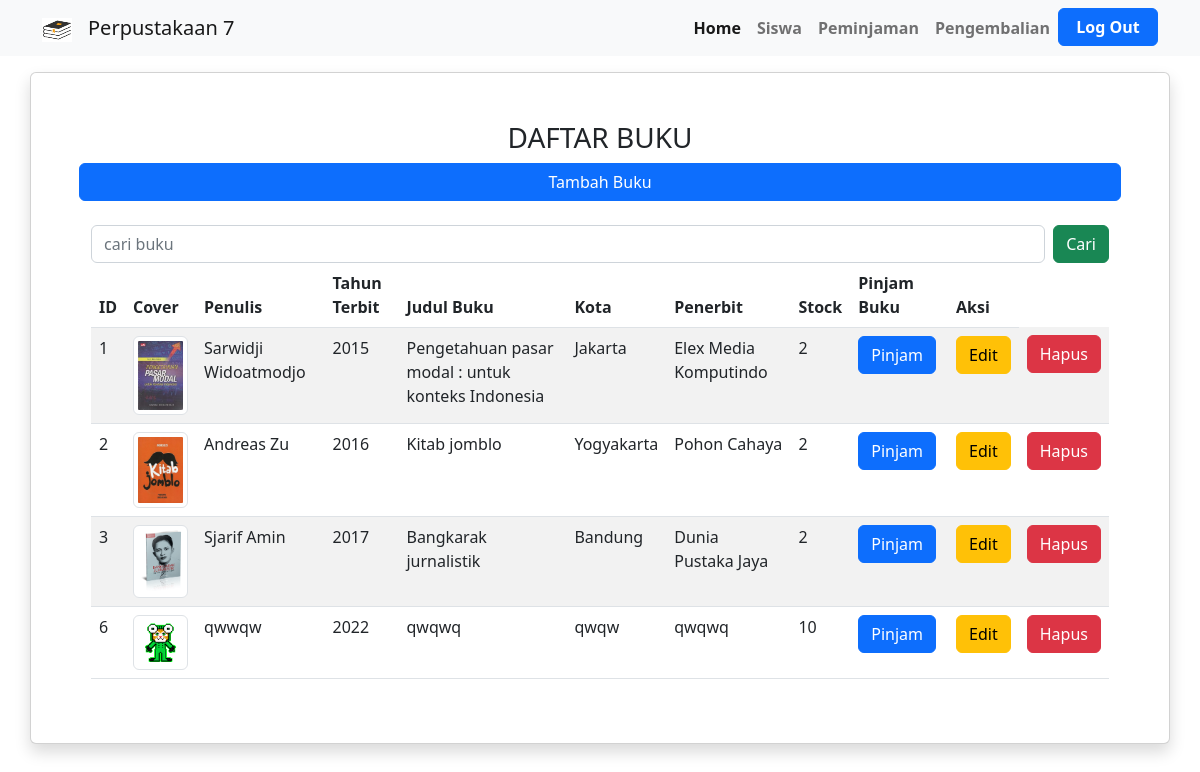
The page /home.php (signed in) on the database its author committed.
### tables this page shows
CREATE TABLE `buku` (
  `id_buku` int(11) NOT NULL,
  `penulis` varchar(50) NOT NULL,
  `tahun` year(4) NOT NULL,
  `judul` varchar(255) NOT NULL,
  `kota` varchar(50) NOT NULL,
  `penerbit` varchar(50) NOT NULL,
  `cover` varchar(255) NOT NULL,
  `sinopsi` text NOT NULL,
  `stok` int(3) NOT NULL
);

### home.php (the view, shortened to what this page needs)
<?php
include "config.php";
?>
<!DOCTYPE html>
<html lang="en">
<head>
    <link rel="stylesheet" href="https://cdnjs.cloudflare.com/ajax/libs/font-awesome/6.1.2/css/all.min.css">
    <link rel="stylesheet" href="assets/bootstrap/css/bootstrap.min.css">
</head>
<body>
<nav class="navbar navbar-expand-lg bg-light">
        <div class="container">
        <a class="navbar-brand" href="#">
            <img src="assets/book-icon.png" alt="Logo" width="30" height="24">
    </a>
          <a class="navbar-brand" href="#">Perpustakaan 7</a>
          <div class="collapse navbar-collapse" id="navbarSupportedContent">
            <ul class="navbar-nav ms-auto mb-2 mb-lg-0">
              <li class="nav-item">
              <b><a class="nav-link active" active aria-current="page" href="#">Home</a></b>
              </li>
              <li class="nav-item">
                <b><a class="nav-link" href="data_siswa.php" >Siswa</a></b>
              </li>
              <li class="nav-item">
                <b><a class="nav-link" href="data_peminjaman.php" >Peminjaman</a></b>
              </li>
              <li class="nav-item">
                <b><a class="nav-link" href="data_pengembalian.php">Pengembalian</a></b>
              </li>
              <li class="nav-item">
              <a href="logout.php" class="btn btn-primary text-white" style="font-weight:600; width: 100px;">Log Out</a>
              </li>
            </ul>
          </div>
        </div>
      </nav>
        <div class="container mt-3 card p-5 shadow ">
        <h3 class="text-center">DAFTAR BUKU</h3>
        <a href="create_buku.php" class="btn btn-primary">Tambah Buku</a>
        <div class="container mx-auto mt-4">
          <form class="d-flex" action="cari_buku.php" method="get">
              <input class="form-control me-2" type="text" placeholder="cari buku" name="cari">
              <input type="submit" value="Cari" class="btn btn-success">
          </form>
        <table class="table table-striped table-hover">
            <thead>
                <tr>
                    <th>ID</th>
                    <th>Cover</th>
                    <th>Penulis</th>
                    <th>Tahun Terbit</th>
                    <th>Judul Buku</th>
                    <th>Kota</th>
                    <th>Penerbit</th>
                    <th>Stock</th>
                    <th>Pinjam Buku</th>
                    <th>Aksi</th>
                </tr>
            </thead>
            <tbody>
            <?php
            $ambil = mysqli_query($conn, "SELECT * FROM buku");
            while ($data = mysqli_fetch_array($ambil)) {
            ?>
            <tr>
                <td><?= $data['id_buku'] ?></td>
                <td>
                <img src= "assets/cover/<?= $data['cover'] ?>" class= "img-thumbnail" alt=""
                    style="width: 100px;">
                </td>
                <td><?= $data['penulis'] ?></td>
                <td><?= $data['tahun'] ?></td>
                <td><?= $data['judul'] ?></td>
                <td><?= $data['kota'] ?></td>
                <td><?= $data['penerbit'] ?></td>
                <td><?= $data['stok'];  ?></td>
                <td><a href="peminjaman.php?id_buku=<?= $data['id_buku'] ?>" class="btn btn-primary">Pinjam</a></td>
                <td><a href="edit_buku.php?id_buku=<?= $data['id_buku'] ?>" class="btn btn-warning">Edit</a>
                <td><a href="delete.php?id_buku=<?= $data['id_buku'] ?>" class="btn btn-danger">Hapus</a></td>
            </tr>
            <?php
            }
            ?>
            </tbody>
        </table>
    </div>
        </div>
</body>
</html>

### rows shown on the page
buku: id_buku "1", cover (picture), penulis "Sarwidji Widoatmodjo", tahun "2015", judul "Pengetahuan pasar modal : untuk konteks Indonesia", kota "Jakarta", penerbit "Elex Media Komputindo", stok "2"
buku: id_buku "2", cover (picture), penulis "Andreas Zu", tahun "2016", judul "Kitab jomblo", kota "Yogyakarta", penerbit "Pohon Cahaya", stok "2"
buku: id_buku "3", cover (picture), penulis "Sjarif Amin", tahun "2017", judul "Bangkarak jurnalistik", kota "Bandung", penerbit "Dunia Pustaka Jaya", stok "2"
buku: id_buku "6", cover (picture), penulis "qwwqw", tahun "2022", judul "qwqwq", kota "qwqw", penerbit "qwqwq", stok "10"
